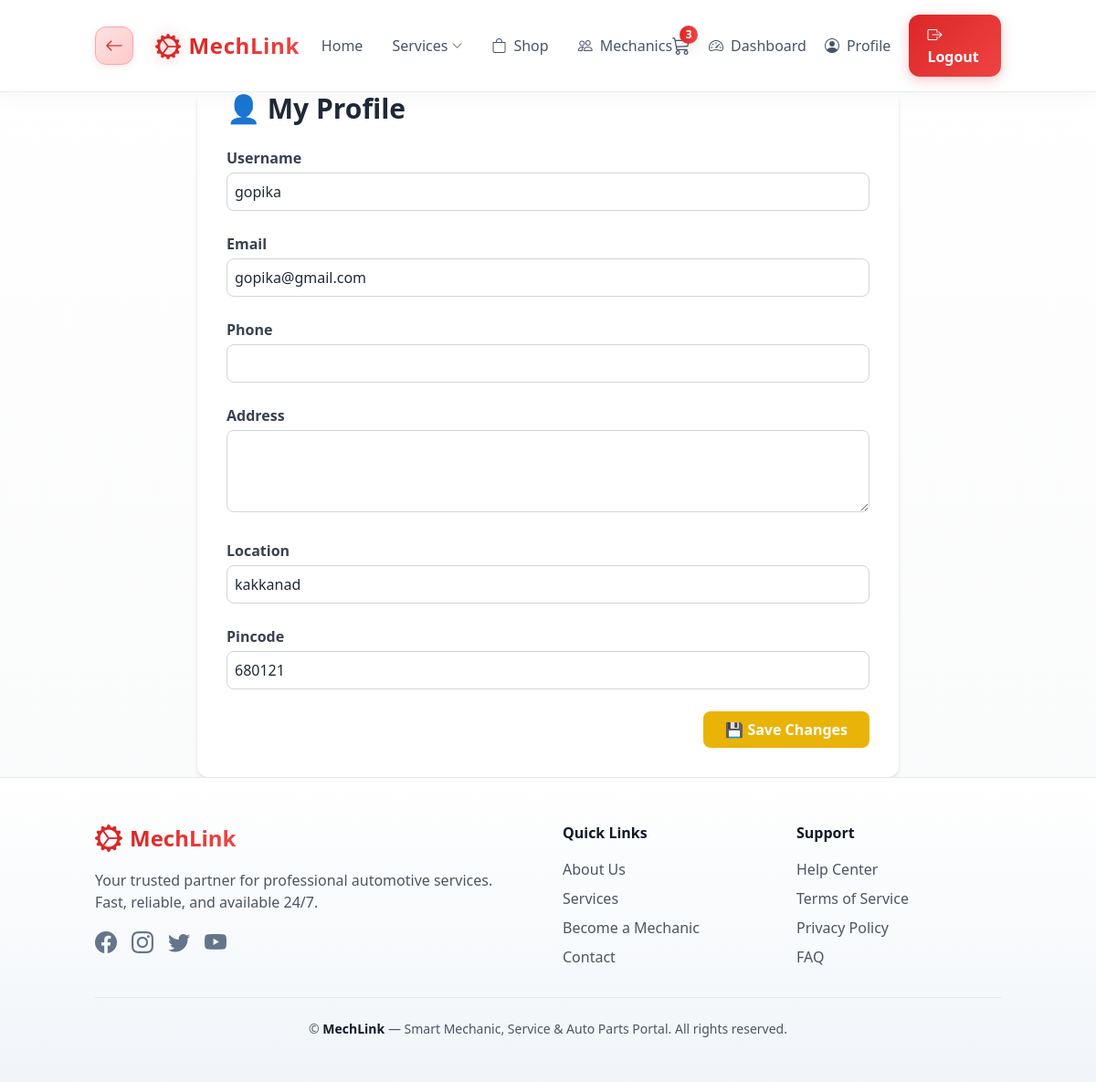
The page /users/profile/ (signed in) on the database its author committed.
### users/models.py (models this page shows, shortened)
class CustomUser(AbstractUser):
    ROLE_CHOICES = [
        ('admin', 'Admin'),
        ('mechanic', 'Mechanic'),
        ('customer', 'Customer'),
    ]
    role = models.CharField(max_length=20, choices=ROLE_CHOICES, default='customer')
    phone = models.CharField(max_length=15, blank=True, null=True)
    address = models.TextField(blank=True, null=True)
    location = models.CharField(max_length=255, blank=True, null=True)  # ✅ Added
    pincode = models.CharField(max_length=10, blank=True, null=True)     # ✅ Added
    latitude = models.FloatField(blank=True, null=True)
    longitude = models.FloatField(blank=True, null=True)
    def is_customer(self):
        return self.role == 'customer'

### users/views.py (the view, shortened to what this page needs)
# urls.py: path('profile/', views.user_profile, name='user_profile'),
@login_required
def user_profile(request):
    user = request.user
    return render(request, 'users/user_profile.html', {'user': user})

### templates/users/user_profile.html (shortened to what this page needs)
{% extends "base.html" %}
{% block content %}
<div class="max-w-3xl mx-auto bg-white rounded-xl shadow-md p-8">
  <h1 class="text-3xl font-bold mb-6 text-gray-800">👤 My Profile</h1>
  <form method="POST" class="space-y-6">
    <div>
      <label class="block text-gray-700 font-semibold mb-1">Username</label>
      <input type="text" name="username" value="{{ user.username }}"
        class="w-full border border-gray-300 rounded-lg p-2 focus:outline-none focus:ring-2 focus:ring-yellow-500">
    </div>
    <div>
      <label class="block text-gray-700 font-semibold mb-1">Email</label>
      <input type="email" name="email" value="{{ user.email }}"
        class="w-full border border-gray-300 rounded-lg p-2 focus:outline-none focus:ring-2 focus:ring-yellow-500">
    </div>
    <div>
      <label class="block text-gray-700 font-semibold mb-1">Phone</label>
      <input type="text" name="phone" value="{{ user.phone|default_if_none:'' }}"
        class="w-full border border-gray-300 rounded-lg p-2 focus:outline-none focus:ring-2 focus:ring-yellow-500">
    </div>
    <div>
      <label class="block text-gray-700 font-semibold mb-1">Address</label>
      <textarea name="address" rows="3"
        class="w-full border border-gray-300 rounded-lg p-2 focus:outline-none focus:ring-2 focus:ring-yellow-500">{{ user.address|default_if_none:'' }}</textarea>
    </div>
    <div>
      <label class="block text-gray-700 font-semibold mb-1">Location</label>
      <input type="text" name="location" value="{{ user.location|default_if_none:'' }}"
        class="w-full border border-gray-300 rounded-lg p-2 focus:outline-none focus:ring-2 focus:ring-yellow-500">
    </div>
    <div>
      <label class="block text-gray-700 font-semibold mb-1">Pincode</label>
      <input type="text" name="pincode" value="{{ user.pincode|default_if_none:'' }}"
        class="w-full border border-gray-300 rounded-lg p-2 focus:outline-none focus:ring-2 focus:ring-yellow-500">
    </div>
    <div class="flex justify-end">
      <button type="submit"
        class="bg-yellow-500 hover:bg-yellow-600 text-white font-semibold px-6 py-2 rounded-lg transition">
        💾 Save Changes
      </button>
    </div>
  </form>
</div>
{% endblock %}

### templates/base.html (style rules this page uses)
body { background: linear-gradient(180deg, #ffffff 0%, #f8fafc 100%); }
main > *:first-child { margin-top: 0 !important; padding-top: 0 !important; }
body, html { padding: 0 !important; margin: 0 !important; }

### rows shown on the page
CustomUser: username "gopika", email "gopika@gmail.com", location "kakkanad", pincode "680121"
